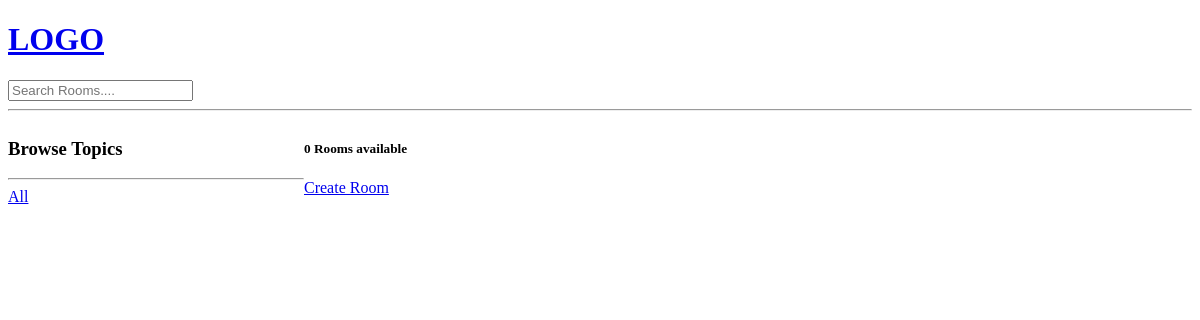
/, run on an earlier commit of the app's database.
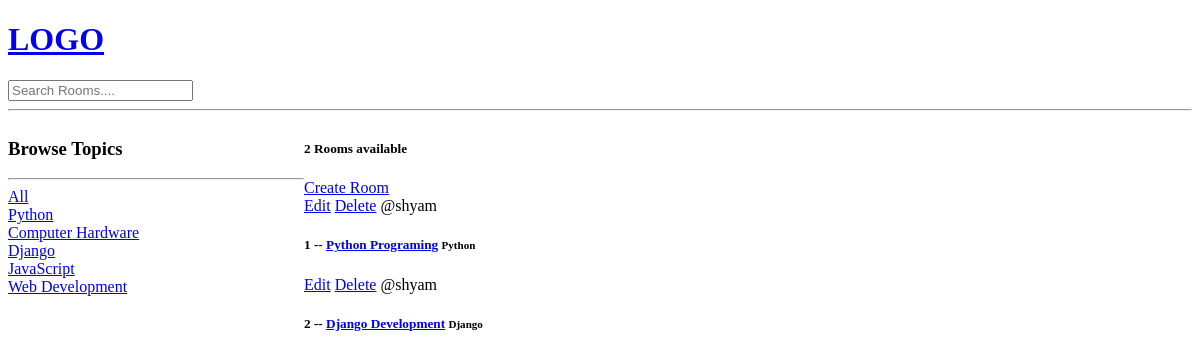
And on a later commit of the database.
### base/models.py (models this page shows, shortened)
class Topic(models.Model):
    name = models.CharField(max_length=128)

class Room(models.Model):
    host = models.ForeignKey(User,on_delete=models.CASCADE,null=True)
    topic = models.ForeignKey(Topic,on_delete=models.SET_NULL,null=True)
    name = models.CharField(max_length=256)
    description = models.TextField(null=True , blank= True)
    updated = models.DateTimeField(auto_now=True)
    created = models.DateTimeField(auto_now_add=True)
    class Meta:
        ordering = ['-updated','-created']

### base/views.py (the view)
# urls.py: path('',views.home,name="home"),
def home(request):
    q = request.GET.get('q') if request.GET.get('q') != None else ''
    rooms = Room.objects.filter(
        Q(topic__name__icontains=q) |
        Q(name__icontains=q) |
        Q(description__icontains=q)
        )
    Topics =Topic.objects.all()
    room_count = rooms.count()
    context = {'rooms':rooms,'Topics':Topics,'room_count':room_count}
    return render (request, 'base/home.html',context)

### templates/base/home.html (shortened to what this page needs)
{% extends 'main.html' %}
{% block  content %}
<div class = "home-container">
    <div>
        <h3>Browse Topics</h3>
        <hr>
        <div>
            <a href = {% url 'home' %}>All</a>
        </div>
        {% for Topic in Topics  %}
            <div>
                <a href = {% url 'home' %}?q={{Topic.name}}> {{Topic.name}}</a>
            </div>
        {% endfor %}
    </div>
    <div>
        <h5> {{room_count}} Rooms available</h5>
        <a href={% url 'create-room' %}>Create Room</a>
        <div>
            {%for room in rooms%}
                <div>
                    <a href = "{% url 'update-room' room.id %}">Edit</a>
                    <a href = "{% url 'delete-room' room.id %}">Delete</a>
                    <span>@{{room.host.username}}</span>
                    <h5>
                        {{room.id}} -- <a href='{% url 'room' room.id %}'> {{room.name}}</a>
                        <small>{{room.topic.name}}</small>
                    </h5>
                </div>
            {% endfor %}
        </div>
    </div>
</div>
{% endblock content %}

### templates/main.html (shortened to what this page needs)
<!DOCTYPE html>
<html lang="en">
  <head>
  </head>
  <body>
    {% include 'navbar.html' %}
	{% block content %}
    {% endblock  %}
  </body>
</html>

### templates/navbar.html
<a href = "/">
    <h1>LOGO</h1>
</a>
<form method ="GET" action="{% url 'home' %}" >
    <input type ="text" name="q" placeholder="Search Rooms...."/>
</form>
<hr>

### templates/base/home.html (style rules this page uses)
.home-container { display : grid; grid-template-columns:1fr 3fr; }

What changed in the data, as far as the page shows it:
added Topic: name "Python"
added Topic: name "Computer Hardware"
added Topic: name "Django"
added Topic: name "JavaScript"
added Topic: name "Web Development"
added Room: host.username "shyam", id "1", name "Python Programing", topic.name "Python"
added Room: host.username "shyam", id "2", name "Django Development", topic.name "Django"
Also different on the page:
{{ room_count }}: "0" → "2"
